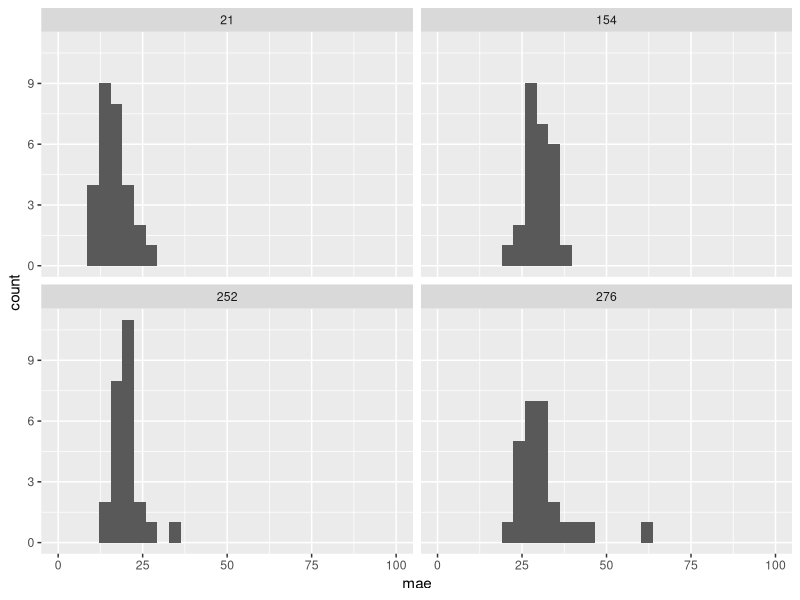
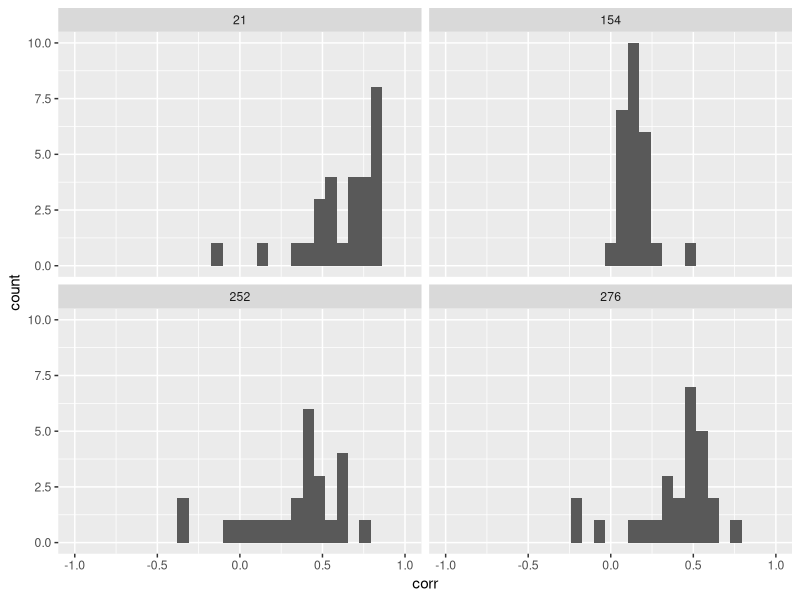
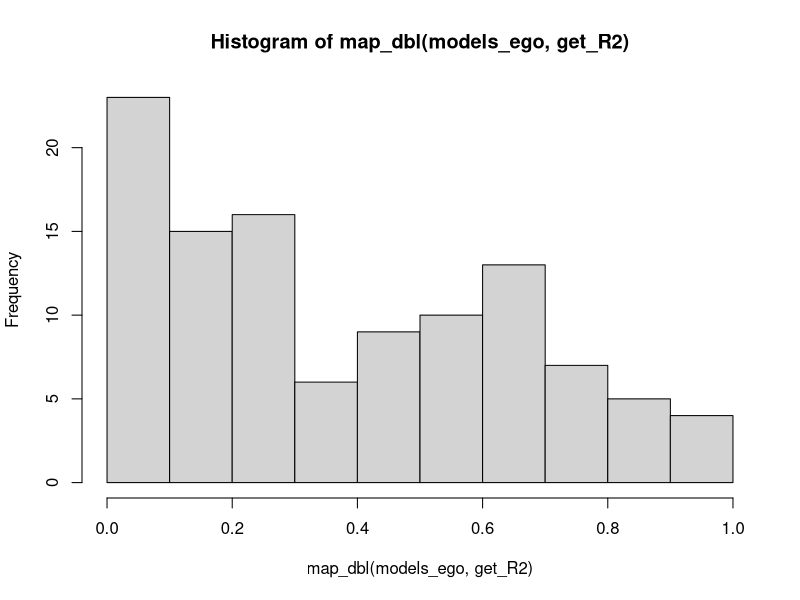

The R script that drew these images, in order: (Note: this script raises an error after producing the figures.)
## ---- chunk 1
library(tidyverse)
## ---- chunk 2
df_raw <- read_csv("complete_thesis_data.csv") %>% 
  filter(rating_type != "Actual")
artworks <- read_csv("artwork-embeddings.csv")

artworks <- artworks %>% 
  pivot_longer(cols = matches("V[0-9]")) %>% 
  group_by(item,Title,Artist,Style,Genre,piclink,imglink) %>% 
  summarize(
    embedding = list(value)
  )


df_all <- df_raw %>% 
  group_by(participantID) %>% 
  filter(n() >= 40) %>%  # some have 40- and some 42 -- was this a bug in qualtrics or data processing?
  ungroup() %>% 
  rename(profile = rating_subj) %>% 
  pivot_wider(
    names_from = "rating_type",
    values_from = c("rating")
  ) %>% 
  rename(
    predicted = Target,
    recommender_rating = SelfRate,
    profile_rating = actual_rating
    ) %>% 
  select(participantID, profile, artwork, predicted, recommender_rating, profile_rating)



 df_all <- artworks %>% 
  right_join(df_all, by = c("imglink" = "artwork"))

df <- df_all %>% 
  drop_na(predicted)

df_similarities <- df_all %>% 
  filter(is.na(predicted)) %>% 
  filter(participantID != 0) %>% 
  group_by(participantID) %>% 
  mutate(
    pr_l2 = profile_rating / sqrt(sum(profile_rating^2)),
    rec_l2 = recommender_rating / sqrt(sum(recommender_rating^2))
  ) %>% 
  summarize(
    euc_dist = sqrt(sum(pr_l2 - rec_l2)^2),
    cos_sim = sum(profile_rating * recommender_rating) / (sqrt(sum(profile_rating^2)) * sqrt(sum(recommender_rating^2)))
    )

df <- left_join(df, df_similarities, by = "participantID")
## ---- chunk 3
df %>% 
  filter(participantID != 0) %>%  # remove chatgpt
  group_by(participantID, profile) %>% 
  summarize(mae = mean(abs(predicted - profile_rating))) %>% 
  ggplot(aes(x=mae)) +
  geom_histogram() +
  facet_wrap(~profile) +
  xlim(0, 100)
## ---- chunk 4
df %>% 
  filter(participantID != 0) %>%  # remove chatgpt
  group_by(participantID, profile) %>% 
  summarize(corr = cor(predicted, profile_rating)) %>% 
  ggplot(aes(x=corr)) +
  geom_histogram() +
  facet_wrap(~profile) +
  xlim(-1, 1)
## ---- chunk 5
df_all %>% 
  filter(participantID != 0) %>% 
  group_by(profile, participantID) %>% 
  group_by(profile) %>% 
  # summarize(max(n))
  filter(is.na(predicted)) %>% 
  distinct(profile, item, .keep_all = TRUE) %>% 
  select(profile, item, embedding) %>% 
  arrange(profile, item) %>% 
  group_by(profile) %>% 
  filter(!(profile==21 & item==190))
  # summarize(emb_list = list(embedding))

prof_ratings <- df_all %>% 
  filter(participantID != 0) %>% 
  filter(!(profile==21 & item==190)) %>% 
  group_by(profile, participantID) %>% 
  filter(n() >=23) %>% 
  filter(is.na(predicted)) %>% 
  ungroup() %>% 
  distinct(profile, item, .keep_all = TRUE) %>% 
  select(profile, item, profile_rating, embedding) %>% 
  arrange(profile, item) %>% 
  group_by(profile) %>% 
  mutate(example_num = 1:n()) %>% 
  select(-item) %>% 
  pivot_wider(
    names_from = example_num,
    values_from = c(profile_rating, embedding)
  )
  
## ---- chunk 6
df
## ---- chunk 7
IDs <- unique(df$participantID)

df_centered <- df %>% 
  mutate(
    cos_sim = if_else(participantID==0, 0, cos_sim),
    euc_dist = if_else(participantID==0, 0, euc_dist),
    ) %>% 
  mutate(participantID = if_else(participantID==0, -profile, participantID)) %>% 
  drop_na(cos_sim, euc_dist) %>% 
  group_by(participantID) %>% 
  mutate(across(c(predicted, recommender_rating, profile_rating), .fns = ~.x-mean(.x, na.rm=TRUE)))

IDs <- unique(df_centered$participantID)

fit_model_ego <- function(pid){
  d <- df_centered %>% 
    filter(participantID == pid)
  return(lm(predicted ~ recommender_rating, d))
}

models_ego <- lapply(IDs, fit_model_ego)

get_R2 <- function(mod){
  x <- summary(mod)$r.squared
  return(x)
}

get_beta <- function(mod){
  x <- mod$coefficients[2]
  return(x)
}

hist(map_dbl(models_ego, get_R2))
  
## ---- chunk 8
df %>% 
  ungroup() %>% 
  filter(participantID >= 0) %>% 
  distinct(participantID, .keep_all = TRUE) %>% 
  mutate(mod_beta = map_dbl(models, get_beta)) %>% 
  ggplot(aes(x=cos_sim, y = mod_beta)) +
  geom_point() +
  geom_smooth(method = "lm")
## ---- chunk 9

cos_sim_list <- function(l1, l2){
  l1 <- as.numeric(l1)
  l2 <- as.numeric(l2)
  sum(l1 * l2) / (sqrt(sum(l1^2)) * sqrt(sum(l2^2)))
  
}



fit_model_allo <- function(pid){
  d <- df_centered %>% 
    filter(participantID == pid) %>% 
    left_join(prof_ratings, by = "profile") %>% 
    mutate(
      sim_1 = map2_dbl(embedding, embedding_1, cos_sim_list),
      sim_2 = map2_dbl(embedding, embedding_2, cos_sim_list),
      sim_3 = map2_dbl(embedding, embedding_3, cos_sim_list),
      sim_4 = map2_dbl(embedding, embedding_4, cos_sim_list),
      sim_5 = map2_dbl(embedding, embedding_5, cos_sim_list),
      sim_6 = map2_dbl(embedding, embedding_6, cos_sim_list)
    ) %>% 
    mutate(
      rweighted = (profile_rating_1 * sim_1 + profile_rating_2 * sim_2 + profile_rating_3 * sim_3 + profile_rating_4 * sim_4 + profile_rating_5 * sim_5 + profile_rating_6 * sim_6)/(sim_1 + sim_2 + sim_3 + sim_4 + sim_5 + sim_6)
    ) 
  
  return(lm(predicted ~ rweighted, d))
}

models_allo <- lapply(IDs, fit_model_allo)

get_R2 <- function(mod){
  x <- summary(mod)$r.squared
  return(x)
}

get_beta <- function(mod){
  x <- mod$coefficients[2]
  return(x)
}

hist(map_dbl(models_allo, get_R2))
## ---- chunk 10

fit_model_allobest_weighted <- function(pid){
  d <- df_centered %>% 
    filter(participantID == pid) %>% 
    left_join(prof_ratings, by = "profile") %>% 
    mutate(
      sim_1 = map2_dbl(embedding, embedding_1, cos_sim_list),
      sim_2 = map2_dbl(embedding, embedding_2, cos_sim_list),
      sim_3 = map2_dbl(embedding, embedding_3, cos_sim_list),
      sim_4 = map2_dbl(embedding, embedding_4, cos_sim_list),
      sim_5 = map2_dbl(embedding, embedding_5, cos_sim_list),
      sim_6 = map2_dbl(embedding, embedding_6, cos_sim_list)
    ) %>% 
    mutate(
      max_sim = pmap_dbl(list(sim_1, sim_2, sim_3, sim_4, sim_5, sim_6), max),
      weighted_closest_rating = case_when(
        max_sim == sim_1 ~ max_sim*profile_rating_1,
        max_sim == sim_2 ~ max_sim*profile_rating_2,
        max_sim == sim_3 ~ max_sim*profile_rating_3,
        max_sim == sim_4 ~ max_sim*profile_rating_4,
        max_sim == sim_5 ~ max_sim*profile_rating_5,
        max_sim == sim_6 ~ max_sim*profile_rating_6,
      ),
      unweighted_closest_rating = case_when(
        max_sim == sim_1 ~ profile_rating_1,
        max_sim == sim_2 ~ profile_rating_2,
        max_sim == sim_3 ~ profile_rating_3,
        max_sim == sim_4 ~ profile_rating_4,
        max_sim == sim_5 ~ profile_rating_5,
        max_sim == sim_6 ~ profile_rating_6,
      )
    )
  
  return(lm(predicted ~ weighted_closest_rating, d))
}

models_allobestweighted <- lapply(IDs, fit_model_allobest_weighted)

get_R2 <- function(mod){
  x <- summary(mod)$r.squared
  return(x)
}

get_beta <- function(mod){
  x <- mod$coefficients[2]
  return(x)
}

hist(map_dbl(models_allobestweighted, get_R2))
## ---- chunk 11
fit_model_allobest_unweighted <- function(pid){
  d <- df_centered %>% 
    filter(participantID == pid) %>% 
    left_join(prof_ratings, by = "profile") %>% 
    mutate(
      sim_1 = map2_dbl(embedding, embedding_1, cos_sim_list),
      sim_2 = map2_dbl(embedding, embedding_2, cos_sim_list),
      sim_3 = map2_dbl(embedding, embedding_3, cos_sim_list),
      sim_4 = map2_dbl(embedding, embedding_4, cos_sim_list),
      sim_5 = map2_dbl(embedding, embedding_5, cos_sim_list),
      sim_6 = map2_dbl(embedding, embedding_6, cos_sim_list)
    ) %>% 
    mutate(
      max_sim = pmap_dbl(list(sim_1, sim_2, sim_3, sim_4, sim_5, sim_6), max),
      weighted_closest_rating = case_when(
        max_sim == sim_1 ~ max_sim*profile_rating_1,
        max_sim == sim_2 ~ max_sim*profile_rating_2,
        max_sim == sim_3 ~ max_sim*profile_rating_3,
        max_sim == sim_4 ~ max_sim*profile_rating_4,
        max_sim == sim_5 ~ max_sim*profile_rating_5,
        max_sim == sim_6 ~ max_sim*profile_rating_6,
      ),
      unweighted_closest_rating = case_when(
        max_sim == sim_1 ~ profile_rating_1,
        max_sim == sim_2 ~ profile_rating_2,
        max_sim == sim_3 ~ profile_rating_3,
        max_sim == sim_4 ~ profile_rating_4,
        max_sim == sim_5 ~ profile_rating_5,
        max_sim == sim_6 ~ profile_rating_6,
      )
    )
  
  return(lm(predicted ~ unweighted_closest_rating, d))
}

models_allobest_unweighted <- lapply(IDs, fit_model_allobest_unweighted)

get_R2 <- function(mod){
  x <- summary(mod)$r.squared
  return(x)
}

hist(map_dbl(models_allobest_unweighted, get_R2))
## ---- chunk 12
# pred ~ profile_rating * similarity 
df_with_fits <- df_centered %>% 
  ungroup() %>% 
  filter(participantID %in% IDs) %>% 
  
  distinct(participantID, profile, cos_sim, euc_dist) %>% 
  mutate(
    ego_r2 = map_dbl(models_ego, get_R2),
    allo_r2 = map_dbl(models_allo, get_R2),
    allobest_r2 = map_dbl(models_allobest_unweighted, get_R2)
  ) %>% 
  mutate(
    max_r2 = pmap_dbl(list(ego_r2,allo_r2, allobest_r2), max),
    best_model = case_when(
      max_r2 == ego_r2 ~ "ego",
      max_r2 == allo_r2 ~ "allo",
      max_r2 == allobest_r2 ~ "allobest"
    )
  )

df_with_fits %>% 
  filter(participantID >= 0) %>%
  count(best_model)
## ---- chunk 13
df_with_fits %>% 
  ggplot(aes(x=max_r2)) +
  geom_histogram()
## ---- chunk 14

df_with_fits %>% 
  ungroup() %>% 
  mutate(mod_beta = map_dbl(models_ego, get_beta)) %>% 
  filter(participantID > 0) %>% 
  filter(best_model == "ego") %>% 
  ggplot(aes(x=cos_sim, y = mod_beta)) +
  geom_point() +
  geom_smooth(method = "lm")
## ---- chunk 15
df_with_fits %>% 
  filter(participantID < 0)
## ---- chunk 16
df %>% 
  filter(participantID == 0) %>% 
  ggplot(aes(x=predicted, y = profile_rating)) +
  geom_point() +
  facet_wrap(~profile) +
  theme(aspect.ratio = 1)
## ---- chunk 17
df %>% 
  filter(participantID > 0) %>% 
  group_by(participantID) %>% 
  mutate(corr = cor(predicted, profile_rating)) %>% 
  ungroup() %>% 
  mutate(corank = dense_rank(corr)) %>% 
  ggplot(aes(x=predicted, y = profile_rating)) +
  geom_point() +
  facet_wrap(~-corank) +
  theme(aspect.ratio = 1)
